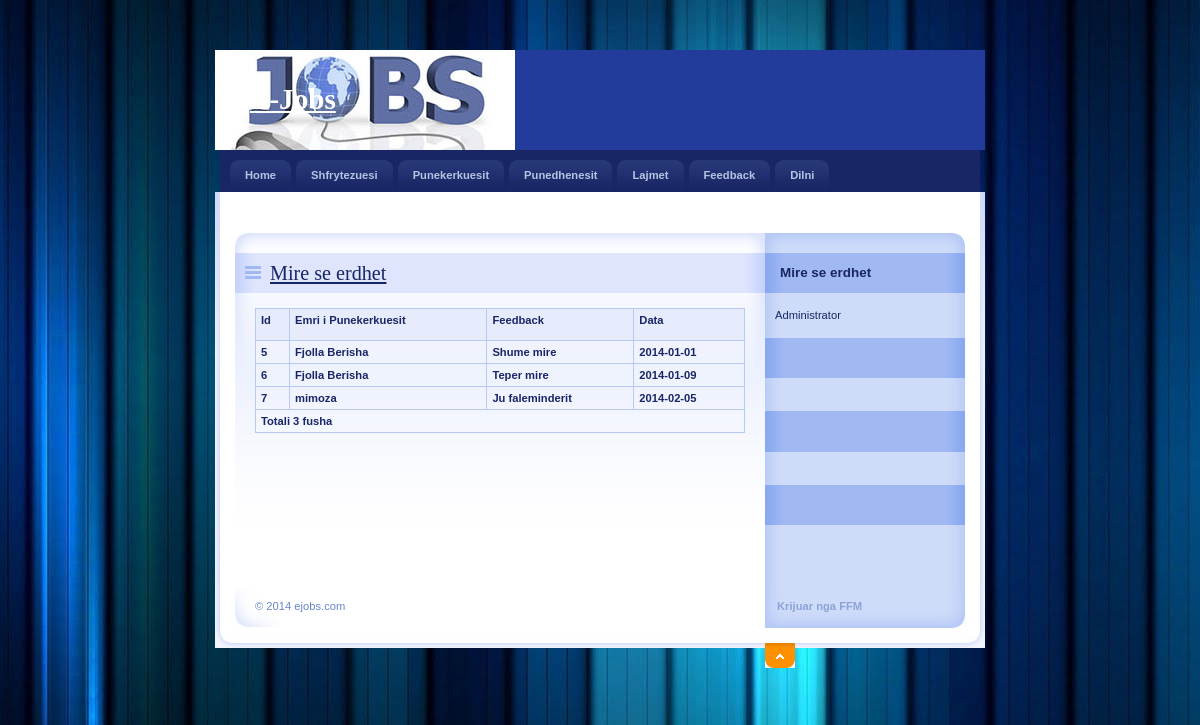
/Admin/Feedback.php, run on the app's committed database.
### tables this page shows
CREATE TABLE IF NOT EXISTS `feedback` (
  `FeedbackId` int(11) NOT NULL AUTO_INCREMENT,
  `KerkoPunId` int(11) NOT NULL,
  `Feedback` varchar(200) NOT NULL,
  `FeedbakData` date NOT NULL,
  PRIMARY KEY (`FeedbackId`)
);

CREATE TABLE IF NOT EXISTS `punekerkuesit` (
  `KerkoPunId` int(11) NOT NULL AUTO_INCREMENT,
  `PunkerkuesEmri` varchar(20) NOT NULL,
  `Adresa` varchar(100) NOT NULL,
  `Qyteti` varchar(20) NOT NULL,
  `Email` varchar(40) NOT NULL,
  `Telefoni` bigint(20) NOT NULL,
  `Kualifikimi` varchar(20) NOT NULL,
  `Gjinia` varchar(10) NOT NULL,
  `Datelindja` date NOT NULL,
  `Permbledhje` varchar(200) NOT NULL,
  `Status` varchar(10) NOT NULL,
  `UserName` varchar(20) NOT NULL,
  `Password` varchar(20) NOT NULL,
  `Pyetja` varchar(100) NOT NULL,
  `Pergjigjja` varchar(50) NOT NULL,
  PRIMARY KEY (`KerkoPunId`),
  KEY `JobSeekId` (`KerkoPunId`)
);

### Admin/Feedback.php (the view, shortened to what this page needs)
<html>
<head>
    <link rel="stylesheet" media="screen,projection" type="text/css" href="./css/main.css" />
    <link rel="stylesheet" media="print" type="text/css" href="./css/print.css" />
    <link rel="stylesheet" media="aural" type="text/css" href="./css/aural.css" />
</head>
<body id="www-url-cz">
<div id="main" class="box">
<?php
include "Header.php"
?>
<?php
include "Menyja.php"
?>
    <div id="page" class="box">
    <div id="page-in" class="box">
        <div id="strip" class="box noprint">
            <p id="breadcrumbs">&nbsp;</p>
        </div>
        <div id="content">
            <div class="article">
                <h2><span><a href="#">Mire se erdhet</a></span></h2>
                <table width="100%" border="1" bordercolor="#1CB5F1" >
                  <tr>
                    <th height="32" bgcolor="#1CB5F1" class="style3"><div align="left" class="style9 style5"><strong>Id</strong></div></th>
                    <th bgcolor="#1CB5F1" class="style3"><div align="left" class="style9 style5"><strong>Emri i Punekerkuesit</strong></div></th>
                    <th bgcolor="#1CB5F1" class="style3"><div align="left" class="style9 style5"><strong>Feedback</strong></div></th>
                    <th bgcolor="#1CB5F1" class="style3"><div align="left" class="style12">Data</div></th>
                  </tr>
                 <?php
$con = mysql_connect ("localhost","root","123456");
$sql = "select FeedbackId,Feedback,FeedbakData,PunkerkuesEmri from Feedback,punekerkuesit where Feedback.KerkoPunId=punekerkuesit.KerkoPunId";
$result = mysql_query($sql,$con);
while($row = mysql_fetch_array($result))
{
$Id=$row['FeedbackId'];
$Emri=$row['PunkerkuesEmri'];
$Feedback=$row['Feedback'];
$FeedbakData=$row['FeedbakData'];
?>
                  <tr>
                    <td class="style3"><div align="left" class="style9 style5"><strong><?php echo $Id;?></strong></div></td>
                    <td class="style3"><div align="left" class="style9 style5"><strong><?php echo $Emri;?></strong></div></td>
                    <td class="style3"><div align="left" class="style9 style5"><strong><?php echo $Feedback;?></strong></div></td>
                    <td class="style3"><div align="left" class="style9 style5"><strong><?php echo $FeedbakData;?></strong></div></td>
                  </tr>
                  <?php
}
$records = mysql_num_rows($result);
?>
                  <tr>
                    <td colspan="4" class="style3"><div align="left" class="style12"><?php echo "Totali ".$records." fusha"; ?> </div></td>
                  </tr>
                </table>
                <p>&nbsp;</p>
              <p class="btn-more box noprint">&nbsp;</p>
          </div>
        </div>
<?php
include "Aside.php"
?>
    </div>
    </div>
<?php
include "footer.php"
?>
</div>
</body>
</html>

### Admin/css/main.css (style rules this page uses)
* { min-height:1px; }
body { border:0; margin:0; padding:0; background:#233C9B url("../design/3.jpg"); font:70%/160% "verdana",sans-serif; color:#192666; _text-align:center; }
a { color:#192666; }
p { border:0; margin:15px 0; padding:0; }
div { display:block; border:0; margin:0; padding:0; }
h1, h2, h3, h4, h5 { border:0; margin:15px 0 10px 0; padding:0; font-weight:bold; }
h2 { font-size:180%; line-height:100%; font-family:"georgia",serif; font-weight:normal; }
table { display:table; border-collapse:collapse; margin:15px 0; padding:0; border:1px solid #B7CAF6; font-size:100%; }
tr { display:table-row; }
th, td { display: table-cell; border:1px solid #B7CAF6; margin:0; padding:5px; vertical-align:top; text-align:left; }
th { background:#E7ECFD; text-align:center; color:#192666; font-weight:bold; }
a, img, span { border:0; margin:0; padding:0; }
strong, .strong { font-weight:bold; }
.box { min-height:1px; _height:1px; }
.box:after { content:"."; display:block; line-height:0px; font-size:0px; visibility:hidden; clear:both; }
#main { width:770px; margin:50px auto 0 auto; _text-align:left; }
#page { width:770px; min-height:1px; background:#FFF url("../design/bg_page.gif") 0 0 repeat-y; _height:1px; }
#page-in { min-height:1px; padding:10px 0; background:url("../design/bg_page_in.jpg") 0 0 no-repeat; _height:1px; }
#strip { position:relative; clear:both; padding:3px 20px 10px 20px; color:#6182D1; }
#strip p { margin:0; }
#strip #breadcrumbs { width:520px; margin:0; padding:0; }
#content { float:left; width:530px; _width:550px; margin:0; padding:0 0 0 20px; }
#content .article { clear:both; margin:0; padding:20px; background:url("../design/content_article_bg.jpg") 0 0 no-repeat; }
#content .article h2 { margin:0 -20px; padding:10px; background:#DEE5FD url("../design/content_title_bg.gif") 0 0 repeat-y; color:#192666; }
#content .article h2 span { background:url("../design/ico_list.gif") 0 50% no-repeat; padding-left:25px; }
#content .article p { text-align:justify; }
#content .btn-more { margin:0 0 15px 0; padding:0; border:0; position:relative; }

### Admin/css/print.css (style rules this page uses)
body { border:0; margin:0; padding:0; font-size:12pt }
a { color:#000; text-decoration:none; }
h1, h2, h3 { page-break-after:avoid; page-break-inside:avoid; }
table { border-collapse: collapse; border-width:1px; border-style:solid; }
th, td { display:table-cell; border-width:1px; border-style:solid; }
.noprint { display:none; }

### Admin/css/aural.css (style rules this page uses)
body { voice-family:paul,male; volume:loud; speech-rate:slow; richness:90; stress:20; }
h1, h2, h3, h4, h5 { cue-before:url("ping.au"); }
p, table { pause:50ms; }
strong { pitch:medium; pitch-range:60; stress:90; richness:90; }

### Admin/Feedback.php (style rules this page uses)
.style3 { font-weight: bold }

### data on the page
feedback: FeedbackId "5", KerkoPunId.PunkerkuesEmri "Fjolla Berisha", Feedback "Shume mire", FeedbakData "2014-01-01"
feedback: FeedbackId "6", KerkoPunId.PunkerkuesEmri "Fjolla Berisha", Feedback "Teper mire", FeedbakData "2014-01-09"
feedback: FeedbackId "7", KerkoPunId.PunkerkuesEmri "mimoza", Feedback "Ju faleminderit", FeedbakData "2014-02-05"

### other printed values
$records "3"
